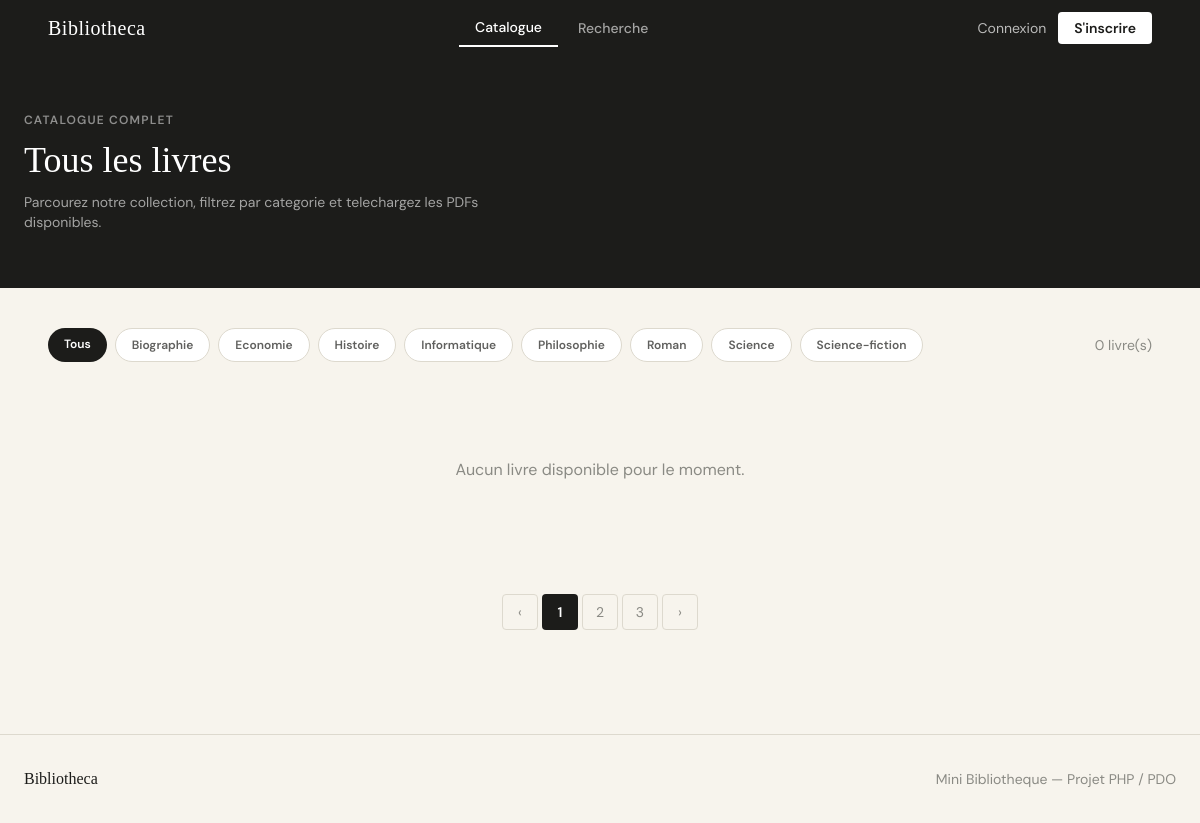
The app's page /public/index.php, older data.
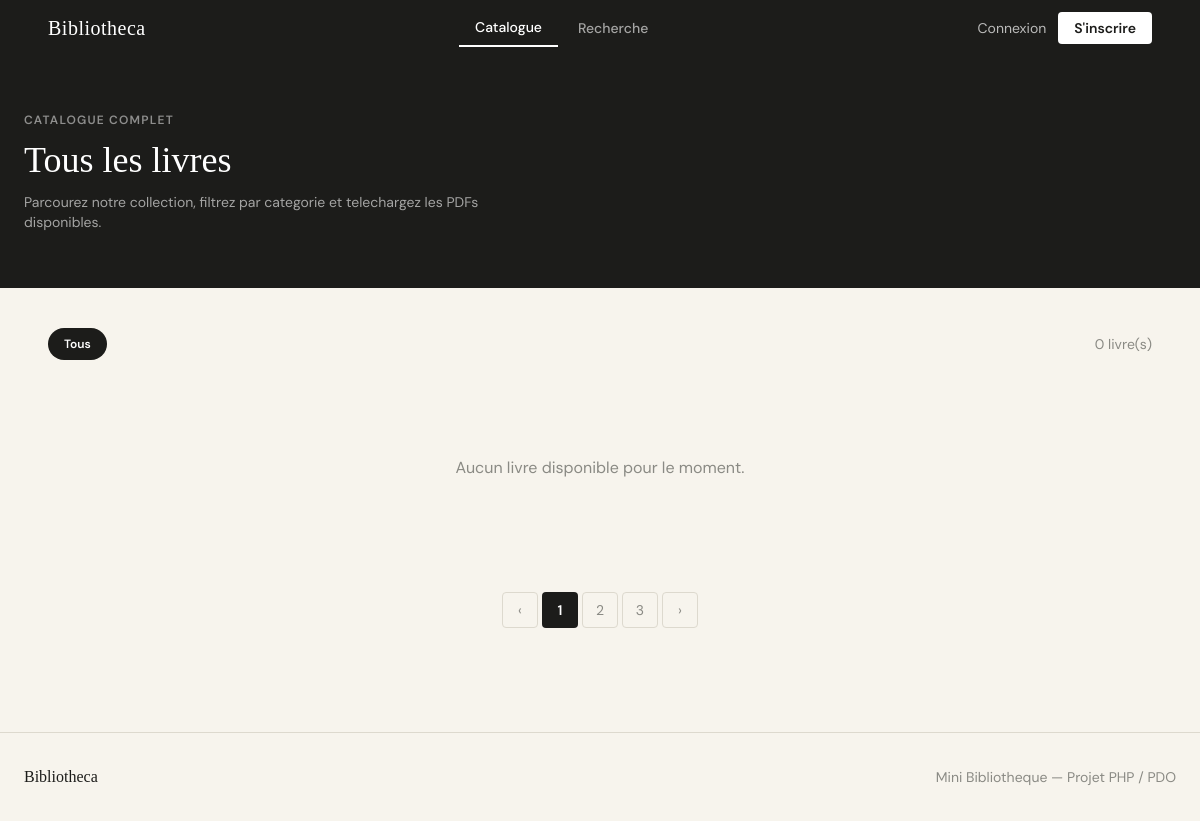
The same page, newer data.
### tables this page shows
CREATE TABLE categories (
  id            INT UNSIGNED    AUTO_INCREMENT PRIMARY KEY,
  name          VARCHAR(100)    NOT NULL UNIQUE,
  slug          VARCHAR(110)    NOT NULL UNIQUE,  
  description   TEXT            NULL,
  created_at    DATETIME        NOT NULL DEFAULT CURRENT_TIMESTAMP  
);

### includes/functions.php (called while the page is built, shortened)
<?php
require_once __DIR__ . '/../config/database.php';
function get_all_categories() {
    global $pdo;
    $stmt = $pdo->query("SELECT id, name FROM categories");
    return $stmt->fetchAll();
}

### public/index.php (the view, shortened to what this page needs)
<?php
require_once __DIR__ . '/../includes/functions.php';
$active_page = 'catalogue';
include __DIR__ . '/../includes/header.php';
?>
<div class="bg-ink text-white py-14 px-6">
  <div class="max-w-6xl mx-auto">
    <p class="text-white/50 text-xs font-semibold uppercase tracking-widest mb-3">Catalogue complet</p>
    <h1 class="font-display text-4xl mb-3">Tous les livres</h1>
    <p class="text-white/60 text-sm max-w-lg">Parcourez notre collection, filtrez par categorie et telechargez les PDFs disponibles.</p>
  </div>
</div>
<div class="max-w-6xl mx-auto px-6 py-10">
  <div class="flex flex-wrap items-center justify-between gap-4 mb-8">
    <div class="flex flex-wrap gap-2">
      <a href="index.php"
         class="text-xs font-semibold px-4 py-2 rounded-full <?= !isset($_GET['category']) ? 'bg-ink text-white' : 'bg-white border border-cream-border text-ink/70 hover:border-ink/40' ?> transition-colors">
        Tous
      </a>
      <?php foreach (get_all_categories() as $cat): ?>
      <a href="index.php?category=<?= $cat['slug'] ?>"
         class="text-xs font-semibold px-4 py-2 rounded-full <?= ($_GET['category'] ?? '') === $cat['slug'] ? 'bg-ink text-white' : 'bg-white border border-cream-border text-ink/70 hover:border-ink/40' ?> transition-colors">
        <?= htmlspecialchars($cat['name']) ?>
      </a>
      <?php endforeach; ?>
    </div>
    <p class="text-ink-muted text-sm"><?= count($books) ?> livre(s)</p>
  </div>
  <div class="grid grid-cols-2 md:grid-cols-3 lg:grid-cols-4 gap-5">
    <?php if (empty($books)): ?>
      <p class="col-span-4 text-center text-ink-muted py-16">Aucun livre disponible pour le moment.</p>
    <?php endif; ?>
  </div>
  <div class="flex items-center justify-center gap-1 mt-12">
    <a href="#" class="w-9 h-9 flex items-center justify-center rounded border border-cream-border text-ink-muted text-sm hover:border-ink/40 transition-colors">&lsaquo;</a>
    <a href="#" class="w-9 h-9 flex items-center justify-center rounded bg-ink text-white text-sm font-semibold">1</a>
    <a href="#" class="w-9 h-9 flex items-center justify-center rounded border border-cream-border text-ink-muted text-sm hover:border-ink/40 transition-colors">2</a>
    <a href="#" class="w-9 h-9 flex items-center justify-center rounded border border-cream-border text-ink-muted text-sm hover:border-ink/40 transition-colors">3</a>
    <a href="#" class="w-9 h-9 flex items-center justify-center rounded border border-cream-border text-ink-muted text-sm hover:border-ink/40 transition-colors">&rsaquo;</a>
  </div>
</div>
<?php include __DIR__ . '/../includes/footer.php'; ?>

### includes/header.php (shortened to what this page needs)
<!DOCTYPE html>
<html lang="fr">
<head>
  <script src="https://cdn.tailwindcss.com"></script>
</head>
<body class="bg-cream text-ink min-h-screen">
<nav class="bg-ink sticky top-0 z-50">
  <div class="max-w-6xl mx-auto px-6 h-14 flex items-center justify-between">
    <a href="/mini-biblio/public/index.php" class="font-display text-white text-xl tracking-wide">Bibliotheca</a>
    <div class="flex items-center gap-1">
      <a href="/mini-biblio/public/index.php"
         class="text-sm font-medium px-4 py-2 transition-colors <?= ($active_page ?? '') === 'catalogue' ? 'text-white border-b-2 border-white' : 'text-white/60 hover:text-white' ?>">
        Catalogue
      </a>
      <a href="/mini-biblio/public/search.php"
         class="text-sm font-medium px-4 py-2 transition-colors <?= ($active_page ?? '') === 'search' ? 'text-white border-b-2 border-white' : 'text-white/60 hover:text-white' ?>">
        Recherche
      </a>
    </div>
    <div class="flex items-center gap-3">
      <?php if (isset($_SESSION['user_id'])): ?>
        <span class="text-white/60 text-sm">
          Bonjour, <span class="text-white font-semibold"><?= htmlspecialchars($_SESSION['username'] ?? '') ?></span>
        </span>
        <a href="/mini-biblio/public/auth/logout.php"
           class="bg-white/10 text-white text-sm font-semibold px-4 py-1.5 rounded hover:bg-white/20 transition-colors">
          Deconnexion
        </a>
      <?php else: ?>
        <a href="/mini-biblio/public/auth/login.php"
           class="text-white/70 text-sm hover:text-white transition-colors">
          Connexion
        </a>
        <a href="/mini-biblio/public/auth/register.php"
           class="bg-white text-ink text-sm font-semibold px-4 py-1.5 rounded hover:bg-cream transition-colors">
          S'inscrire
        </a>
      <?php endif; ?>
    </div>
  </div>
</nav>

### includes/footer.php
<footer class="border-t border-cream-border mt-16 py-8 px-6">
  <div class="max-w-6xl mx-auto flex items-center justify-between text-ink-muted text-sm">
    <span class="font-display text-ink text-base">Bibliotheca</span>
    <span>Mini Bibliotheque &mdash; Projet PHP / PDO</span>
  </div>
</footer>
</body>
</html>

### includes/header.php (style rules this page uses)
body { font-family: 'DM Sans', system-ui, sans-serif; }
.font-display { font-family: 'Playfair Display', Georgia, serif; }

Row changes from the older to the newer data that the page shows:
removed categories: name "Biographie"
removed categories: name "Economie"
removed categories: name "Histoire"
removed categories: name "Informatique"
removed categories: name "Philosophie"
removed categories: name "Roman"
removed categories: name "Science"
removed categories: name "Science-fiction"
